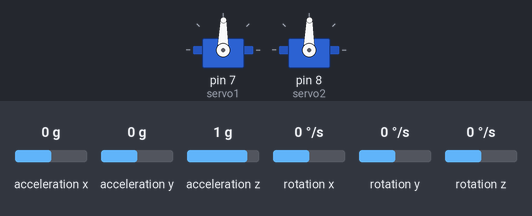
Simulated run of this sketch. Board: Arduino Uno, built with avr-gcc and run on an emulated ATmega328P. Shown: 2 × servo. Inputs (shaded band) come from the test bench; at power-on: acceleration x 0 g, acceleration y 0 g, acceleration z 1 g, rotation x 0 °/s, rotation y 0 °/s, rotation z 0 °/s.

Above: at 1.2 s.
1.3 s: acceleration x set to -1.4 g
At 1.9 s:
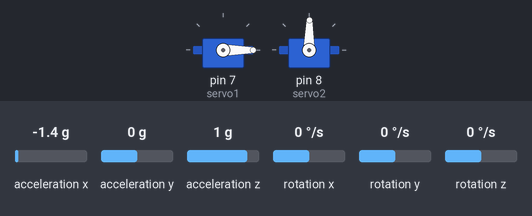
2.8 s: acceleration y set to -1.4 g
At 3.1 s:
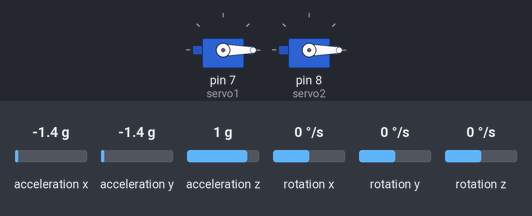
4.3 s: acceleration x set to -0.8 g
At 5.4 s:
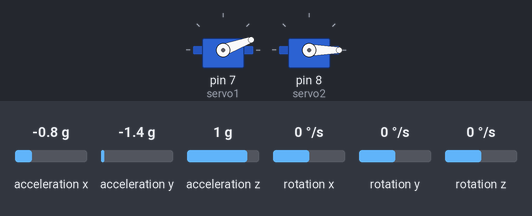
5.8 s: acceleration y set to -0.8 g
At 6.5 s:
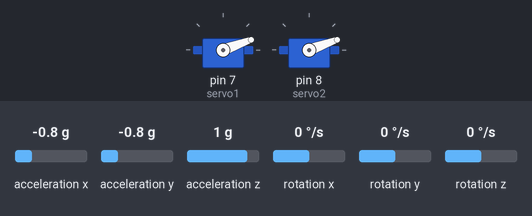
7.3 s: acceleration x set to 0 g
At 7.7 s:
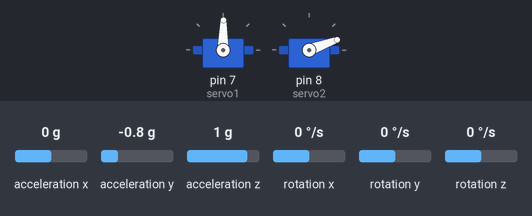
8.8 s: acceleration y set to 0.8 g
At 10.0 s:
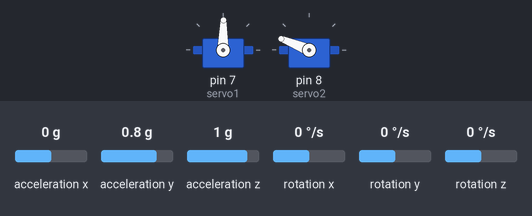
Timing chart, 0 to 11.3 s (numbered marks = the images above; inputs shaded):
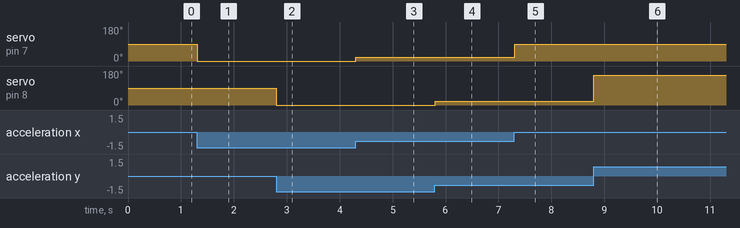

The sketch:

gimbal.ino
```cpp
#include <MPU6050.h>
#include <I2Cdev.h>
#include <Wire.h>
#include <Servo.h>


MPU6050 mpu;
int16_t ax, ay, az;
int16_t gx, gy, gz;


Servo servo1;
Servo servo2;

int val1;
int val2;
int pval1;
int pval2;


void setup() {
  Wire.begin();
  Serial.begin(115200);
  mpu.initialize();
  servo1.attach(7);
  servo2.attach(8);
}


void loop() {


  mpu.getMotion6(&ax,&ay, &az, &gx, &gy, &gz);
  val1= map(ax, -17000, 17000, 0, 179);
  if (val1 != pval1){
  servo1.write(val1);
  pval1= val1;
}
val2= map(ay, -17000, 17000, 0, 179);
if (val2 != pval2){
  servo2.write(val2);
  pval2= val2;
}
delay(5);
}


 
```

Measured:
- after the input at 1.3 s, servo on pin 7 (servo1): 89° → 0° at once
- after the input at 2.8 s, servo on pin 8 (servo2): 89° → 0° at once
- after the input at 4.3 s, servo on pin 7 (servo1): 0° → 20° at once
- after the input at 5.8 s, servo on pin 8 (servo2): 0° → 20° at once
- after the input at 7.3 s, servo on pin 7 (servo1): 20° → 89° at once
- after the input at 8.8 s, servo on pin 8 (servo2): 20° → 158° at once
